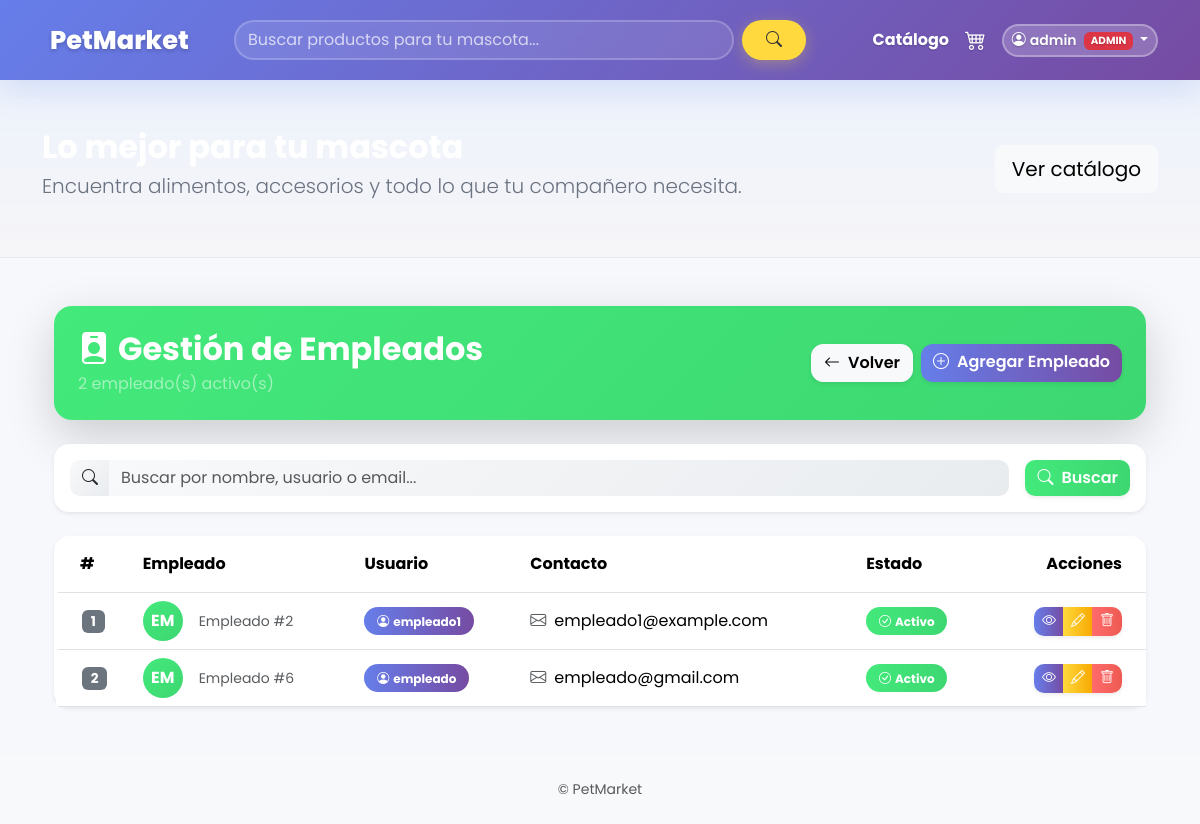
The app's page /empleados/admin/empleados/ (signed in) with its own data.
### accounts/models.py (models this page shows)
class CustomUser(AbstractUser):
    ROLE_CHOICES = (
        ('admin', 'Administrador'),
        ('empleado', 'Empleado'),
        ('cliente', 'Cliente'),
    )
    role = models.CharField(max_length=20, choices=ROLE_CHOICES, default='cliente')

### empleados/views.py (the view)
# urls.py: path('admin/empleados/', empleados_list, name='empleados_list'),
@login_required
@user_passes_test(is_admin)
def empleados_list(request):
    User = get_user_model()
    q = request.GET.get('q', '')
    empleados = User.objects.filter(role='empleado')
    if q:
        empleados = empleados.filter(first_name__icontains=q) | empleados.filter(last_name__icontains=q) | empleados.filter(email__icontains=q)
    return render(request, 'admin_panel/empleados_list.html', {'empleados': empleados, 'q': q})

### empleados/views.py (called while the page is built)
def is_admin(user):
    return user.is_superuser or getattr(user, 'role', None) == 'admin'

### petmarket/context_processors.py (called while the page is built)
def cart_count(request):
    cart = request.session.get('cart', {})
    count = sum(cart.values()) if isinstance(cart, dict) else 0
    return {'cart_count': count}

### templates/admin_panel/empleados_list.html (shortened to what this page needs)
{% extends 'base.html' %}
{% block content %}
<div class="container-fluid py-4">
  <div class="row mb-4">
    <div class="col-12">
      <div class="card border-0 shadow-lg" style="border-radius: 18px; background: linear-gradient(135deg, #43e97b 0%, #3dd771 100%);">
        <div class="card-body py-4 px-4">
          <div class="d-flex justify-content-between align-items-center flex-wrap">
            <div>
              <h2 class="mb-0 text-white fw-bold"><i class="bi bi-person-badge-fill me-2"></i>Gestión de Empleados</h2>
              <p class="text-white-50 mb-0 mt-1">{{ empleados|length }} empleado(s) activo(s)</p>
            </div>
            <div class="d-flex gap-2">
              <a href="{% url 'empleados:admin_dashboard' %}" class="btn btn-light shadow-sm" style="border-radius: 12px; font-weight: 600;">
                <i class="bi bi-arrow-left me-2"></i>Volver
              </a>
              <a href="{% url 'empleados:empleado_create' %}" class="btn shadow-sm text-white" style="border-radius: 12px; font-weight: 600; background: linear-gradient(90deg, #667eea 0%, #764ba2 100%); border: none;">
                <i class="bi bi-plus-circle me-2"></i>Agregar Empleado
              </a>
            </div>
          </div>
        </div>
      </div>
    </div>
  </div>
  <div class="row mb-4">
    <div class="col-12">
      <div class="card border-0 shadow-sm" style="border-radius: 15px;">
        <div class="card-body p-3">
          <form method="get" class="row g-3 align-items-center">
            <div class="col-auto flex-grow-1">
              <div class="input-group">
                <span class="input-group-text border-0" style="background: linear-gradient(135deg, #f8f9fa 0%, #e9ecef 100%); border-radius: 10px 0 0 10px;">
                  <i class="bi bi-search"></i>
                </span>
                <input type="text" name="q" value="{{ q }}" placeholder="Buscar por nombre, usuario o email..." class="form-control border-0" style="background: linear-gradient(135deg, #f8f9fa 0%, #e9ecef 100%); border-radius: 0 10px 10px 0;">
              </div>
            </div>
            <div class="col-auto">
              <button type="submit" class="btn shadow-sm" style="background: linear-gradient(90deg, #43e97b 0%, #3dd771 100%); color: white; border: none; border-radius: 10px; font-weight: 600;">
                <i class="bi bi-search me-2"></i>Buscar
              </button>
            </div>
          </form>
        </div>
      </div>
    </div>
  </div>
  <div class="row">
    <div class="col-12">
      <div class="card border-0 shadow-sm" style="border-radius: 15px;">
        <div class="card-body p-0">
          <div class="table-responsive">
            <table class="table table-hover align-middle mb-0">
              <thead style="background: linear-gradient(90deg, #f8f9fa 0%, #e9ecef 100%); position: sticky; top: 0; z-index: 10;">
                <tr>
                  <th class="py-3 ps-4" style="border-radius: 15px 0 0 0;">#</th>
                  <th class="py-3">Empleado</th>
                  <th class="py-3">Usuario</th>
                  <th class="py-3">Contacto</th>
                  <th class="py-3">Estado</th>
                  <th class="py-3 text-end pe-4" style="border-radius: 0 15px 0 0;">Acciones</th>
                </tr>
              </thead>
              <tbody>
                {% for e in empleados %}
                <tr style="transition: all 0.3s ease; border-left: 4px solid transparent;">
                  <td class="ps-4">
                    <span class="badge bg-secondary" style="font-size: 0.85rem;">{{ forloop.counter }}</span>
                  </td>
                  <td>
                    <div class="d-flex align-items-center">
                      <div class="rounded-circle d-flex align-items-center justify-content-center me-3" style="width: 40px; height: 40px; background: linear-gradient(135deg, #43e97b 0%, #3dd771 100%); color: white; font-weight: 700;">
                        {% if e.first_name %}{{ e.first_name|slice:":1" }}{{ e.last_name|slice:":1" }}{% else %}{{ e.username|slice:":2"|upper }}{% endif %}
                      </div>
                      <div>
                        <small class="text-muted">Empleado #{{ e.id }}</small>
                      </div>
                    </div>
                  </td>
                  <td>
                    <span class="badge" style="background: linear-gradient(90deg, #667eea 0%, #764ba2 100%); padding: 0.5rem 0.8rem; border-radius: 20px;">
                      <i class="bi bi-person-circle me-1"></i>{{ e.username }}
                    </span>
                  </td>
                  <td>
                    <div><i class="bi bi-envelope me-2 text-muted"></i>{{ e.email|default:"Sin email" }}</div>
                  </td>
                  <td>
                    {% if e.is_active %}
                    <span class="badge" style="background: linear-gradient(90deg, #43e97b 0%, #3dd771 100%); padding: 0.5rem 0.8rem; border-radius: 20px;">
                      <i class="bi bi-check-circle me-1"></i>Activo
                    </span>
                    {% else %}
                    <span class="badge" style="background: linear-gradient(90deg, #ff6b6b 0%, #ee5a52 100%); padding: 0.5rem 0.8rem; border-radius: 20px;">
                      <i class="bi bi-x-circle me-1"></i>Inactivo
                    </span>
                    {% endif %}
                  </td>
                  <td class="text-end pe-4">
                    <div class="btn-group shadow-sm" role="group" style="border-radius: 10px; overflow: hidden;">
                      <a href="{% url 'empleados:empleado_detail' e.id %}" class="btn btn-sm" style="background: linear-gradient(90deg, #667eea 0%, #764ba2 100%); color: white; border: none;" title="Ver detalles">
                        <i class="bi bi-eye"></i>
                      </a>
                      <a href="{% url 'empleados:empleado_edit' e.id %}" class="btn btn-sm" style="background: linear-gradient(90deg, #ffd93d 0%, #f7a800 100%); color: white; border: none;" title="Editar">
                        <i class="bi bi-pencil"></i>
                      </a>
                      <a href="{% url 'empleados:empleado_delete' e.id %}" class="btn btn-sm" style="background: linear-gradient(90deg, #ff6b6b 0%, #ee5a52 100%); color: white; border: none;" title="Eliminar" onclick="return confirm('¿Estás seguro de eliminar este empleado?');">
                        <i class="bi bi-trash"></i>
                      </a>
                    </div>
                  </td>
                </tr>
                {% endfor %}
              </tbody>
            </table>
          </div>
        </div>
      </div>
    </div>
  </div>
</div>
{% endblock %}

### templates/base.html (shortened to what this page needs)
{% load static %}
<!doctype html>
<html lang="es">
  <head>
  <link href="https://cdn.jsdelivr.net/npm/bootstrap@5.3.2/dist/css/bootstrap.min.css" rel="stylesheet">
  <link rel="stylesheet" href="https://cdn.jsdelivr.net/npm/bootstrap-icons@1.11.3/font/bootstrap-icons.css">
    <link rel="stylesheet" href="{% static 'css/site.css' %}">
  </head>
  <body style="font-family: 'Poppins', system-ui, -apple-system, 'Segoe UI', Roboto, 'Helvetica Neue', Arial;">
    <nav class="navbar navbar-expand-lg navbar-dark py-3" style="background: linear-gradient(135deg, #667eea 0%, #764ba2 100%); box-shadow: 0 8px 32px rgba(102, 126, 234, 0.2);">
      <div class="container">
        <a class="navbar-brand d-flex align-items-center" href="/" style="text-decoration:none;">
          <div class="petmarket-logo-text">
            <span style="font-weight:800; color:white; font-size:1.6rem; text-shadow: 0 2px 4px rgba(0,0,0,0.2);">PetMarket</span>
          </div>
        </a>
        <div class="collapse navbar-collapse" id="mainNav">
          <div class="mx-auto my-2 my-lg-0" style="width:60%">
            <form class="d-flex" method="get" action="/productos/">
              <input class="form-control me-2" type="search" placeholder="Buscar productos para tu mascota..." aria-label="Buscar" name="q" value="{{ request.GET.q }}" style="border-radius: 25px; border: 2px solid rgba(255,255,255,0.2); background: rgba(255,255,255,0.1); color: white; backdrop-filter: blur(10px);" onFocus="this.style.background='rgba(255,255,255,0.2)'" onBlur="this.style.background='rgba(255,255,255,0.1)'">
              <button class="btn btn-warning" type="submit" style="border-radius: 25px; padding: 0.5rem 1.5rem; font-weight: 600; background: #ffd93d; border: none; color: #333; box-shadow: 0 4px 15px rgba(255, 217, 61, 0.3);">
                <i class="bi bi-search"></i>
              </button>
            </form>
          </div>
          <ul class="navbar-nav ms-auto align-items-center">
            <li class="nav-item"><a class="nav-link text-white fw-bold" href="/productos/" style="text-shadow: 0 1px 2px rgba(0,0,0,0.2); transition: all 0.3s ease;" onMouseOver="this.style.color='#ffd93d'" onMouseOut="this.style.color='white'">Catálogo</a></li>
            <li class="nav-item">
              <a class="nav-link position-relative text-white" href="/carrito/" style="font-size: 1.3rem; text-shadow: 0 1px 2px rgba(0,0,0,0.2); transition: all 0.3s ease;" onMouseOver="this.style.color='#ffd93d'" onMouseOut="this.style.color='white'">
                <i class="bi bi-cart4"></i>
              </a>
            </li>
            <li class="nav-item ms-2">
              {% if request.user.is_authenticated %}
                <div class="dropdown">
                  <a class="btn btn-sm dropdown-toggle" href="#" role="button" data-bs-toggle="dropdown" style="background: rgba(255,255,255,0.2); color: white; border: 2px solid rgba(255,255,255,0.3); border-radius: 25px; backdrop-filter: blur(10px); font-weight: 600; text-shadow: 0 1px 2px rgba(0,0,0,0.2);">
                    <i class="bi bi-person-circle me-1"></i>{{ request.user.username }}
                    {% if request.user.is_superuser or request.user.role == 'admin' %}
                      <span class="badge bg-danger ms-1" style="font-size: 0.65rem;">ADMIN</span>
                    {% elif request.user.role == 'empleado' %}
                      <span class="badge bg-info ms-1" style="font-size: 0.65rem;">EMPLEADO</span>
                    {% endif %}
                  </a>
                </div>
              {% endif %}
            </li>
          </ul>
        </div>
      </div>
    </nav>
    {% if request.resolver_match.url_name != 'index' %}
    <header class="site-hero-compact py-5 text-white">
      <div class="container">
        <div class="row align-items-center">
          <div class="col-md-8">
            <h2 class="fw-bold mb-1">Lo mejor para tu mascota</h2>
            <p class="lead mb-2">Encuentra alimentos, accesorios y todo lo que tu compañero necesita.</p>
          </div>
          <div class="col-md-4 text-md-end">
            <a href="/productos/" class="btn btn-light btn-lg">Ver catálogo</a>
          </div>
        </div>
      </div>
    </header>
    {% endif %}
    <main class="py-4">
      <div class="container">
        {% block content %}{% endblock %}
      </div>
    </main>
    <footer class="text-muted py-4 bg-light">
      <div class="container text-center small">© PetMarket</div>
    </footer>
  </body>
 </html>

### static/css/site.css (style rules this page uses)
:root { --primary: #0d6efd; --accent: #ff6b6b; --muted: #6b7280; }
body { background: #f6f8fb; color: #0f172a }
.navbar-brand { font-weight: 800; color: var(--primary) !important }
.card { border: 0; border-radius: 12px; }
.site-hero-compact { padding: 2.5rem 0; text-align: left; background: linear-gradient(180deg, rgba(13,110,253,0.04), rgba(255,107,107,0.02)); border-bottom: 1px solid rgba(0,0,0,0.03); }
.site-hero-compact h2 { font-weight:800 }
.site-hero-compact p { color:var(--muted) }
html { scroll-behavior: smooth; }
.navbar { transition: all 0.3s ease; }
.navbar .form-control::placeholder { color: rgba(255, 255, 255, 0.7) !important; }
.petmarket-logo-text { display: flex; align-items: center; transition: all 0.3s ease; }

### templates/base.html (style rules this page uses)
.badge { animation: pulse 2s infinite; }

### records on screen
CustomUser: user.username "admin"
CustomUser: username "EM", id "2", username "empleado1", email "empleado1@example.com", is_active True (drawn)
CustomUser: username "EM", id "6", username "empleado", email "empleado@gmail.com", is_active True (drawn)

### other values on screen
{{ empleados|length }} "2"
